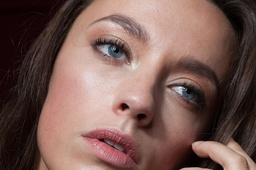
#> input picture CVPR/Homework1/2D_Gauss_Filter/8.jpeg, 256 x 170 px, shrunk from 696 x 463 before the run
$ python 1_1.py   (older library calls are emulated)
#> lines starting #> are read from the running program, lines starting #| are printed output that depends on the picture
import  numpy as np
import cv2

def  GaussKernel(sig=None,m=0):
    if m == 0:
        m = int(sig * 2 * 3 + 1)
        print('计算的m',m)
    w = np.zeros((m, m), dtype=np.float)
    middle_m = m//2
    #生成高斯核
    for x in range(-middle_m, - middle_m + m):
        for y in range(-middle_m, - middle_m + m):
            w[y + middle_m, x + middle_m] = np.exp(-(x ** 2 + y ** 2) / (2 * (sig ** 2)))
    w /= (sig * np.sqrt(2 * np.pi))
    #归一化
    w /= w.sum()
    return w

def normalize(data):
    _range = np.max(data) - np.min(data)
    return (data - np.min(data)) / _range

def filter(f, w, method):
    x, y = w.shape
    fh, fw = f.shape
    nh = fh + x - 1
    nw = fw + y - 1
    add_h = int(x) // 2
    add_w = int(y) // 2
    n = np.zeros((nh, nw))
    g = np.zeros((fh, fw))
    n[add_h:nh - add_h, add_w:nw - add_w] = f
    if method == 'replicate':
        n[0:add_h,add_w:nw-add_w] = f[0,:]
        n[nh-add_h:,add_w:nw-add_w] = f[-1,:]
        for i in range(add_w):
            n[:,i] = n[:,add_w]
            n[:,nw-1-i] = n[:,nw-1-add_w]
        for i in range(fh):
            for j in range(fw):
                g[i,j] = np.sum(n[i:i+x,j:j+y] * w)
        g = g.clip(0,1)
        return g
    if method == 'zero':
        for i in range(fh):
            for j in range(fw):
                g[i,j] = np.sum(n[i:i+x,j:j+y] * w)
        g = g.clip(0,1)
        return g

if __name__ == '__main__':
    sig = [1, 2, 3, 5]
    # 图片导入
    f1= cv2.imread("8.jpeg",cv2.IMREAD_GRAYSCALE)
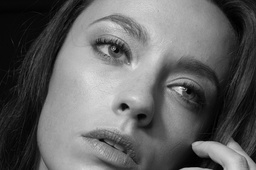
#> f1: shape (170, 256); min 0, max 253, mean 98.4

    for i in sig:
        w = GaussKernel(i)
        g1 = filter(normalize(f1), w, method='replicate')
        cv2.imshow('sig='+str(i)+',1_re', g1)
#> this loop made 4 passes
#> (x in filter, y in filter, nh in filter, nw in filter, add_h in filter, add_w in filter) on passes 1 to 4: (7, 7, 176, 262, 3, 3), (13, 13, 182, 268, 6, 6), (19, 19, 188, 274, 9, 9), (31, 31, 200, 286, 15, 15)
#> pass 2, `g1 = filter(normalize(f1), w, method='replicate')`:
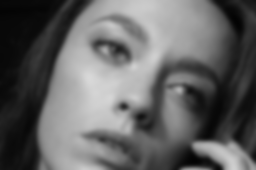
#> g1: shape (170, 256) float64; min 0.0128, max 0.849, mean 0.389


    #对比像素复制和补零下滤波结果在边界上的差别
    for i in sig:
        w = GaussKernel(i)
        g1 = filter(normalize(f1), w, method='replicate')
        g3 = filter(normalize(f1), w,method='zero')
        cv2.imshow('sig='+str(i)+',1_0', g3)
        cv2.imshow('sig=' + str(i) + ',8_diff', np.abs(g3-g1))
#> this loop made 4 passes
#> pass 1, `cv2.imshow('sig=' + str(i) + ',8_diff', np.abs(g3-g1))`:
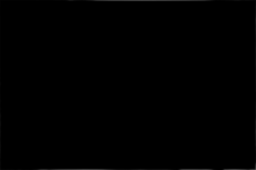
#> window 'sig=1,8_diff': shape (170, 256) float64; min 0, max 0.306, mean 0.00196
    cv2.waitKey(0)
    cv2.destroyAllWindows()

$ run again, with CVPR/Homework1/2D_Gauss_Filter/2.jpeg copied over CVPR/Homework1/2D_Gauss_Filter/8.jpeg
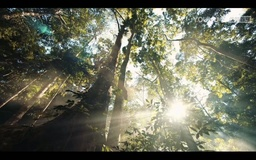
#> input picture CVPR/Homework1/2D_Gauss_Filter/2.jpeg, 256 x 160 px, shrunk from 1080 x 675 before the run
#> the loop `for i in sig:` made 4 passes
#> pass 1, `g1 = filter(normalize(f1), w, method='replicate')`:
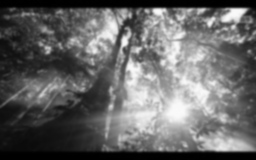
#> g1: shape (160, 256) float64; min 0.00208, max 0.98, mean 0.402
#> the loop `for i in sig:` made 4 passes
#> pass 2, `cv2.imshow('sig=' + str(i) + ',8_diff', np.abs(g3-g1))`:
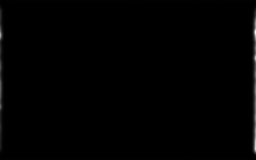
#> window 'sig=2,8_diff': shape (160, 256) float64; min 0, max 0.192, mean 0.00101; drawn with min black and max white

$ run again, with CVPR/Homework1/2D_Gauss_Filter/3.jpeg copied over CVPR/Homework1/2D_Gauss_Filter/8.jpeg
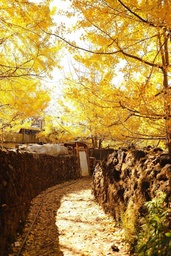
#> input picture CVPR/Homework1/2D_Gauss_Filter/3.jpeg, 171 x 256 px, shrunk from 853 x 1280 before the run
#> the loop `for i in sig:` made 4 passes
#> pass 1, `g1 = filter(normalize(f1), w, method='replicate')`:
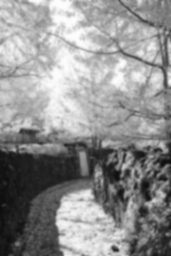
#> g1: shape (256, 171) float64; min 0.0529, max 0.994, mean 0.565
#> the loop `for i in sig:` made 4 passes
#> pass 2, `cv2.imshow('sig=' + str(i) + ',8_diff', np.abs(g3-g1))`:
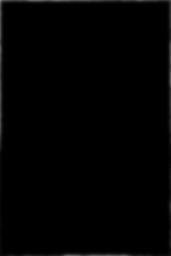
#> window 'sig=2,8_diff': shape (256, 171) float64; min 0, max 0.508, mean 0.00727
